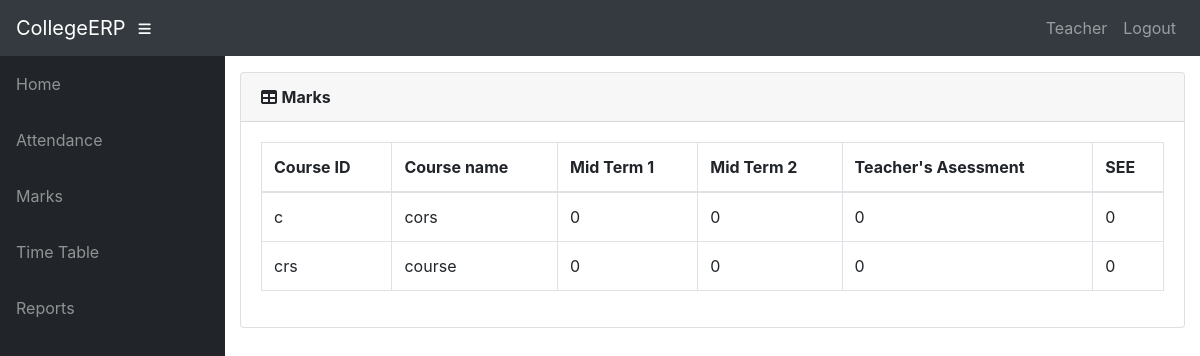
Page /info/student/212121/marks_list/ (signed in) on the committed database.
### info/models.py (models this page shows, shortened)
class User(AbstractUser):
    @property
    def is_student(self):
        if hasattr(self, 'student'):
            return True
        return False
    @property
    def is_teacher(self):
        if hasattr(self, 'teacher'):
            return True
        return False

class Teacher(models.Model):
    user = models.OneToOneField(User, on_delete=models.CASCADE, null=True)
    id = models.CharField(primary_key=True, max_length=100)
    dept = models.ForeignKey(Dept, on_delete=models.CASCADE, default=1)
    name = models.CharField(max_length=100)
    sex = models.CharField(max_length=50, choices=sex_choice, default='Male')
    DOB = models.DateField(default='1980-01-01')
    meeting_link = models.URLField(blank=True)

class StudentCourse(models.Model):
    student = models.ForeignKey(Student, on_delete=models.CASCADE)
    course = models.ForeignKey(Course, on_delete=models.CASCADE)
    class Meta:
        unique_together = (('student', 'course'),)
        verbose_name_plural = 'Marks'

class Course(models.Model):
    dept = models.ForeignKey(Dept, on_delete=models.CASCADE)
    id = models.CharField(primary_key='True', max_length=50)
    name = models.CharField(max_length=50)
    status = models.CharField(max_length=50, choices= lab_choice,  default='Theory')
    room = models.CharField(max_length=10, default='Room', blank=True)

class Marks(models.Model):
    studentcourse = models.ForeignKey(StudentCourse, on_delete=models.CASCADE)
    name = models.CharField(max_length=50, choices=test_name, default='Internal test 1')
    marks1 = models.IntegerField(default=0, validators=[MinValueValidator(0), MaxValueValidator(100)])
    class Meta:
        unique_together = (('studentcourse', 'name'),)

### info/views.py (the view)
# urls.py: path('student/<slug:stud_id>/marks_list/', views.marks_list, name='marks_list'),
@login_required()
def marks_list(request, stud_id):
    stud = Student.objects.get(Rollno=stud_id,)
    ass_list = Assign.objects.filter(class_id_id=stud.class_id)
    sc_list = []
    for ass in ass_list:
        try:
            sc = StudentCourse.objects.get(student=stud, course=ass.course)
        except StudentCourse.DoesNotExist:
            sc = StudentCourse(student=stud, course=ass.course)
            sc.save()
            sc.marks_set.create(type='I', name='Mt 1')
            sc.marks_set.create(type='I', name='Mt 2')
            sc.marks_set.create(type='I', name='TA')
            sc.marks_set.create(type='S', name='Semester End Exam')
        sc_list.append(sc)
    return render(request, 'info/marks_list.html', {'sc_list': sc_list})

### info/templates/info/marks_list.html
{% extends 'info/base.html' %}
    {% load static %}
    {% block content %}
                  <div class="card mb-3">
            <div class="card-header">
              <i class="fas fa-table"></i>
            <b>Marks</b></div>
            <div class="card-body">
              <div class="table-responsive">
                <table class="table table-bordered" id="dataTable" width="100%" cellspacing="0">
                  <thead>
                    <tr>
                        <th>Course ID</th>
                        <th>Course name</th>
                        <th>Mid Term 1</th>
                        <th>Mid Term 2</th>
                        <th>Teacher's Asessment</th>
                        <th>SEE</th>
                    </tr>
                  </thead>
                  <tbody>
                    {% for sc in sc_list %}
                    <tr>
                        <td>{{ sc.course_id }}</td>
                        <td>{{sc.course.name}}</td>
                        {% for m in sc.marks_set.all %}
                            <td>{{ m.marks1 }}</td>
                        {% endfor %}
                    </tr>
                    {% empty %}
                            <p>student has no courses</p>
                    {% endfor %}
                  </tbody>
                </table>
              </div>
            </div>
          </div>
    {% endblock %}

### info/templates/info/base.html (shortened to what this page needs)
<!DOCTYPE html>
<html lang="en">
  <head>
      {% load static %}
    <link href="{% static '/info/bootstrap/vendor/bootstrap/css/bootstrap.min.css' %}" rel="stylesheet">
    <link href="{% static '/info/bootstrap/vendor/fontawesome-free/css/all.min.css' %}" rel="stylesheet" type="text/css">
    <link href="{% static '/info/bootstrap/vendor/datatables/dataTables.bootstrap4.css' %}" rel="stylesheet">
    <link href="{% static '/info/bootstrap/css/sb-admin.css' %}" rel="stylesheet">
  </head>
  <body id="page-top">
    <nav class="navbar navbar-expand navbar-dark bg-dark static-top">
      <a class="navbar-brand mr-1" href="{% url 'index' %}">CollegeERP</a>
      <button class="btn btn-link btn-sm text-white order-1 order-sm-0" id="sidebarToggle" href="#">
        <i class="fas fa-bars"></i>
      </button>
        <div class="collapse navbar-collapse" id="navbarResponsive">
          <ul class="navbar-nav ml-auto">
            <li class="nav-item">
                {% if request.user.is_student %}
                    <a class="nav-link text-capitalize">{{ request.user.student.name }}</a>
                {% elif request.user.is_teacher %}
                    <a class="nav-link text-capitalize">{{ request.user.teacher.name }}</a>
                {% endif %}
            </li>
            <li class="nav-item">
                <a class="nav-link" href="#" data-toggle="modal" data-target="#logoutModal">Logout</a>
            </li>
          </ul>
        </div>
    </nav>
    <div id="wrapper">
      <ul class="sidebar navbar-nav">
            <li class="nav-item">
              <a class="nav-link" href="{% url 'index' %}">
                <span>Home</span>
              </a>
            </li>
        {% if request.user.is_student %}
            <li class="nav-item">
              <a class="nav-link" href="{% url 'attendance' request.user.student.Rollno %}">
                <span>Attendance</span>
              </a>
            </li>
            <li class="nav-item">
              <a class="nav-link" href="{% url 'attendance' request.user.student.Rollno %}">
                <span>Attendance By Subject</span>
              </a>
            </li>
            <li class="nav-item">
              <a class="nav-link" href="{% url 'marks_list' request.user.student.Rollno %}">
                <span>Marks</span>
              </a>
            </li>
              <li class="nav-item">
              <a class="nav-link" href="{% url 'timetable' request.user.student.class_id_id %}">
                <span>Time Table</span>
              </a>
            </li>
          <li class="nav-item">
              <a class="nav-link" href="{% url 'alerts' request.user.student.Rollno %}">
                <span>Notifications</span>
              </a>
            </li>
        {% elif request.user.is_teacher %}
            <li class="nav-item">
              <a class="nav-link" href="{% url 't_clas' request.user.teacher.id 1 %}">
                <span>Attendance</span>
              </a>
            </li>
            <li class="nav-item">
              <a class="nav-link" href="{% url 't_clas' request.user.teacher.id 2 %}">
                <span>Marks</span>
              </a>
            </li>
              <li class="nav-item">
              <a class="nav-link" href="{% url 't_timetable' request.user.teacher.id %}">
                <span>Time Table</span>
              </a>
            </li>
            <li class="nav-item">
              <a class="nav-link" href="{% url 't_clas' request.user.teacher.id 3 %}">
                <span>Reports</span>
              </a>
            </li>
        {% endif %}
      </ul>
      <div id="content-wrapper">
        <div class="container-fluid">
            {% block content %}
            {% endblock %}
        </div>
      </div>
    </div>
  </body>
</html>

### rows in the picture
User: user.teacher.name "Teacher"
StudentCourse: course_id "c", course.name "cors"
Marks: marks1 "0"
Marks: marks1 "0"
Marks: marks1 "0"
Marks: marks1 "0"
StudentCourse: course_id "crs", course.name "course"
Marks: marks1 "0"
Marks: marks1 "0"
Marks: marks1 "0"
Marks: marks1 "0"
